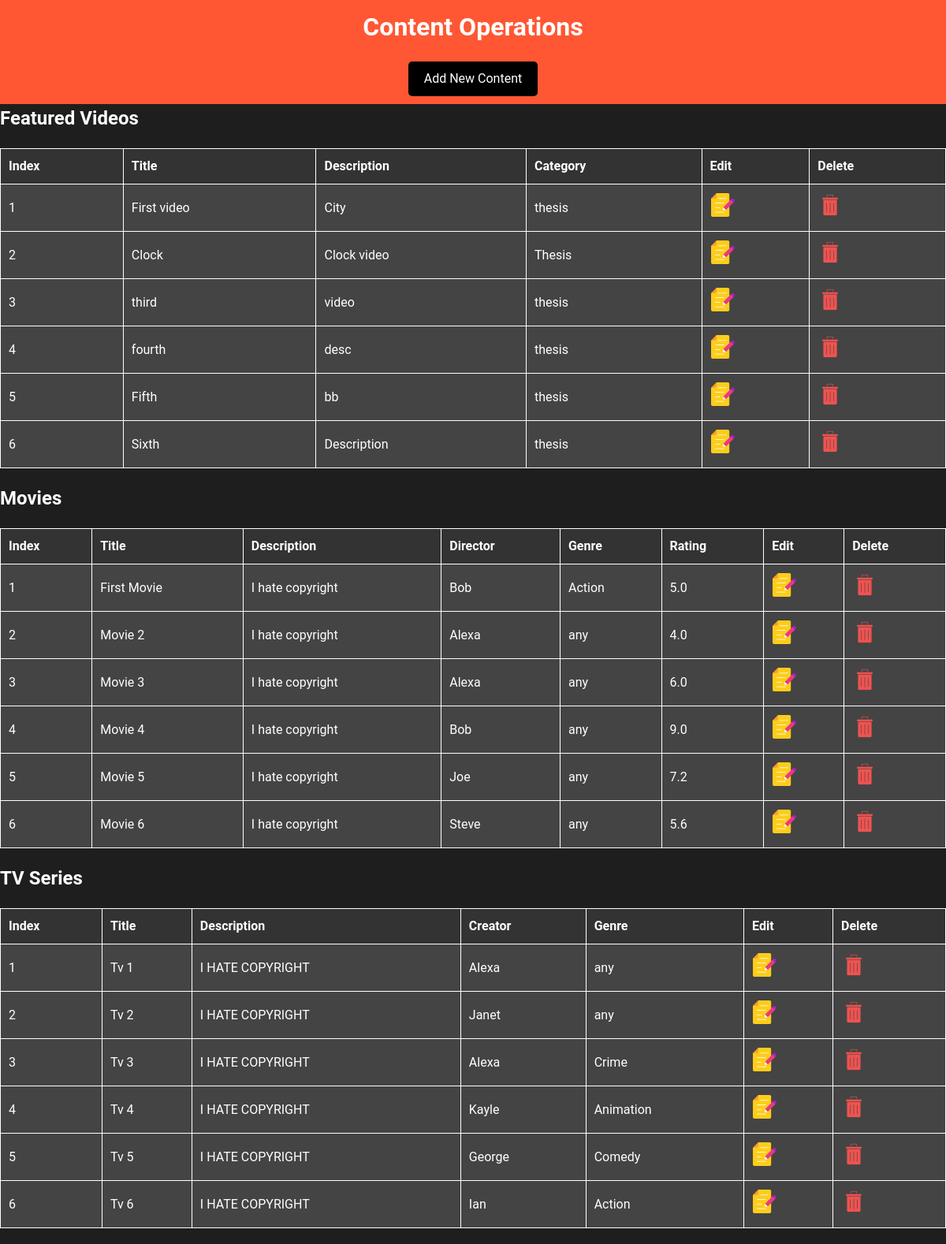
The app's page /admin.php with its own data.
### tables this page shows
CREATE TABLE `featured_videos` (
  `id` int(11) NOT NULL,
  `title` varchar(255) NOT NULL,
  `description` text DEFAULT NULL,
  `video_url` varchar(255) NOT NULL,
  `thumbnail_url` varchar(255) DEFAULT NULL,
  `category` varchar(100) DEFAULT NULL,
  `is_featured` tinyint(1) DEFAULT 0
);

CREATE TABLE `movies` (
  `id` int(11) NOT NULL,
  `title` varchar(255) NOT NULL,
  `description` text DEFAULT NULL,
  `release_year` int(11) DEFAULT NULL,
  `director` varchar(255) DEFAULT NULL,
  `genre` varchar(100) DEFAULT NULL,
  `rating` decimal(3,1) DEFAULT NULL,
  `thumbnail_url` varchar(255) DEFAULT NULL,
  `video_url` varchar(255) DEFAULT NULL
);

CREATE TABLE `tv_series` (
  `id` int(11) NOT NULL,
  `title` varchar(255) NOT NULL,
  `description` text DEFAULT NULL,
  `creator` varchar(255) DEFAULT NULL,
  `genre` varchar(100) DEFAULT NULL,
  `thumbnail_url` varchar(255) DEFAULT NULL,
  `video_url` varchar(255) DEFAULT NULL
);

### admin.php (the view, shortened to what this page needs)
<?php
$servername = "localhost";
$username = "root";
$password = "";
$dbname = "webpage_for_video_sharing";
$conn = new mysqli($servername, $username, $password, $dbname);
$query_featured_videos = "SELECT * FROM featured_videos";
$result_featured_videos = $conn->query($query_featured_videos);
$query_movies = "SELECT * FROM movies";
$result_movies = $conn->query($query_movies);
$query_tv_series = "SELECT * FROM tv_series";
$result_tv_series = $conn->query($query_tv_series);
?>
<!DOCTYPE html>
<html lang="en">
<head>
    <link href="//maxcdn.bootstrapcdn.com/font-awesome/4.1.0/css/font-awesome.min.css" rel="stylesheet">
    <link href="admin_style.css" rel="stylesheet">
</head>
<body>
    <div class="content">
        <header>
            <h1>Content Operations</h1>
            <a href="add.php" class="add-button">Add New Content</a>
        </header>
        <div id="featured-videos">
            <h2>Featured Videos</h2>
            <table>
                <tr>
                    <th>Index</th>
                    <th>Title</th>
                    <th>Description</th>
                    <th>Category</th>
                    <th>Edit</th>
                    <th>Delete</th>
                </tr>
                <?php
                $index_featured_videos = 1;
                if ($result_featured_videos->num_rows > 0) {
                    while ($row = $result_featured_videos->fetch_assoc()) {
                        echo "<tr>";
                        echo "<td>" . $index_featured_videos++ . "</td>";
                        echo "<td>" . $row["title"] . "</td>";
                        echo "<td>" . $row["description"] . "</td>";
                        echo "<td>" . $row["category"] . "</td>";
                        echo "<td><a href='modify_featured_video.php?id=" . $row['id'] . "'><img src='images/edit.png' alt='edit icon' width='32px'></a></td>";
                        echo "<td><a href='delete.php?id=" . $row['id'] . "'><img src='images/delete.png' alt='delete icon' width='32px'></a></td>";
                        echo "</tr>";
                    }
                } else {
                    echo "<tr><td colspan='8'>No featured videos available.</td></tr>";
                }
                ?>
            </table>
        </div>
        <div id="movies">
            <h2>Movies</h2>
            <table>
                <tr>
                    <th>Index</th>
                    <th>Title</th>
                    <th>Description</th>
                    <th>Director</th>
                    <th>Genre</th>
                    <th>Rating</th>
                    <th>Edit</th>
                    <th>Delete</th>
                </tr>
                <?php
                $index_movies = 1;
                if ($result_movies->num_rows > 0) {
                    while ($row = $result_movies->fetch_assoc()) {
                        echo "<tr>";
                        echo "<td>" . $index_movies++ . "</td>";
                        echo "<td>" . $row["title"] . "</td>";
                        echo "<td>" . $row["description"] . "</td>";
                        echo "<td>" . $row["director"] . "</td>";
                        echo "<td>" . $row["genre"] . "</td>";
                        echo "<td>" . $row["rating"] . "</td>";
                        echo "<td><a href='modify_movie.php?id=" . $row['id'] . "'><img src='images/edit.png' alt='edit icon' width='32px'></a></td>";
                        echo "<td><a href='delete.php?id=" . $row['id'] . "'><img src='images/delete.png' alt='delete icon' width='32px'></a></td>";
                        echo "</tr>";
                    }
                } else {
                    echo "<tr><td colspan='8'>No movies available.</td></tr>";
                }
                ?>
            </table>
        </div>
        <div id="tv-series">
            <h2>TV Series</h2>
            <table>
                <tr>
                    <th>Index</th>
                    <th>Title</th>
                    <th>Description</th>
                    <th>Creator</th>
                    <th>Genre</th>
                    <th>Edit</th>
                    <th>Delete</th>
                </tr>
                <?php
                $index_tv_series = 1;
                if ($result_tv_series->num_rows > 0) {
                    while ($row = $result_tv_series->fetch_assoc()) {
                        echo "<tr>";
                        echo "<td>" . $index_tv_series++ . "</td>";
                        echo "<td>" . $row["title"] . "</td>";
                        echo "<td>" . $row["description"] . "</td>";
                        echo "<td>" . $row["creator"] . "</td>";
                        echo "<td>" . $row["genre"] . "</td>";
                        echo "<td><a href='modify_tv_series.php?id=" . $row['id'] . "'><img src='images/edit.png' alt='edit icon' width='32px'></a></td>";
                        echo "<td><a href='delete.php?id=" . $row['id'] . "'><img src='images/delete.png' alt='delete icon' width='32px'></a></td>";
                        echo "</tr>";
                    }
                } else {
                    echo "<tr><td colspan='8'>No TV series available.</td></tr>";
                }
                ?>
            </table>
        </div>
    </div>
</body>
</html>

### admin_style.css (style rules this page uses)
* { box-sizing: border-box; margin: 0; padding: 0; }
body { font-family: 'Roboto', sans-serif; line-height: 1.5; color: #FFFFFF; background-color: rgb(30, 30, 30); }
header { background-color: #FF5733; padding: 10px; text-align: center; }
h1, h2, h3 { margin-bottom: 20px; }
.add-button { display: inline-block; padding: 10px 20px; background-color: black; color: white; text-decoration: none; border: none; border-radius: 5px; cursor: pointer; }
table { width: 100%; border-collapse: collapse; margin-bottom: 20px; border: 1px solid #FFFFFF; }
th, td { padding: 10px; border: 1px solid #FFFFFF; text-align: left; }
th { background-color: #333333; }
td { background-color: #444444; }

### records on screen
featured_videos: title "First video", description "City", category "thesis"
featured_videos: title "Clock", description "Clock video", category "Thesis"
featured_videos: title "third", description "video", category "thesis"
featured_videos: title "fourth", description "desc", category "thesis"
featured_videos: title "Fifth", description "bb", category "thesis"
featured_videos: title "Sixth", description "Description", category "thesis"
movies: title "First Movie", description "I hate copyright", director "Bob", genre "Action", rating "5.0"
movies: title "Movie 2", description "I hate copyright", director "Alexa", genre "any", rating "4.0"
movies: title "Movie 3", description "I hate copyright", director "Alexa", genre "any", rating "6.0"
movies: title "Movie 4", description "I hate copyright", director "Bob", genre "any", rating "9.0"
movies: title "Movie 5", description "I hate copyright", director "Joe", genre "any", rating "7.2"
movies: title "Movie 6", description "I hate copyright", director "Steve", genre "any", rating "5.6"
tv_series: title "Tv 1", description "I HATE COPYRIGHT", creator "Alexa", genre "any"
tv_series: title "Tv 2", description "I HATE COPYRIGHT", creator "Janet", genre "any"
tv_series: title "Tv 3", description "I HATE COPYRIGHT", creator "Alexa", genre "Crime"
tv_series: title "Tv 4", description "I HATE COPYRIGHT", creator "Kayle", genre "Animation"
tv_series: title "Tv 5", description "I HATE COPYRIGHT", creator "George", genre "Comedy"
tv_series: title "Tv 6", description "I HATE COPYRIGHT", creator "Ian", genre "Action"
